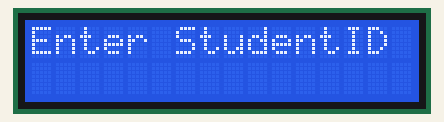
The program below on a simulated Raspberry Pi (BCM pin numbers). Shown: 16×2 character LCD.

Above: at 0.1 s.
At 3.1 s:
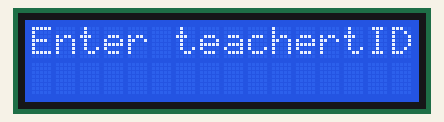

Measured:
- what the display in image 1 shows lasts 3.0 s, from 3.1 s to 6.1 s

The program:

Lcd_sample.py
```python
import Adafruit_CharLCD as LCD
import RPi.GPIO as GPIO

import time

GPIO.setmode(GPIO.BCM)
lcd_rs        = 21  # Note this might need to be changed to 21 for older revision Pi's.
lcd_en        = 20
lcd_d4        = 16
lcd_d5        = 12
lcd_d6        = 7
lcd_d7        = 8
lcd_columns = 16
lcd_rows    = 2
lcd = LCD.Adafruit_CharLCD(lcd_rs, lcd_en, lcd_d4, lcd_d5, lcd_d6, lcd_d7,
                           lcd_columns, lcd_rows)
while 1:

    lcd.clear()
    lcd.set_cursor(0,0)
    lcd.message('Enter StudentID')
    time.sleep(3)
    lcd.clear()
    lcd.set_cursor(0,0)
    lcd.message('Enter teachertID')
    time.sleep(3)
    
```
